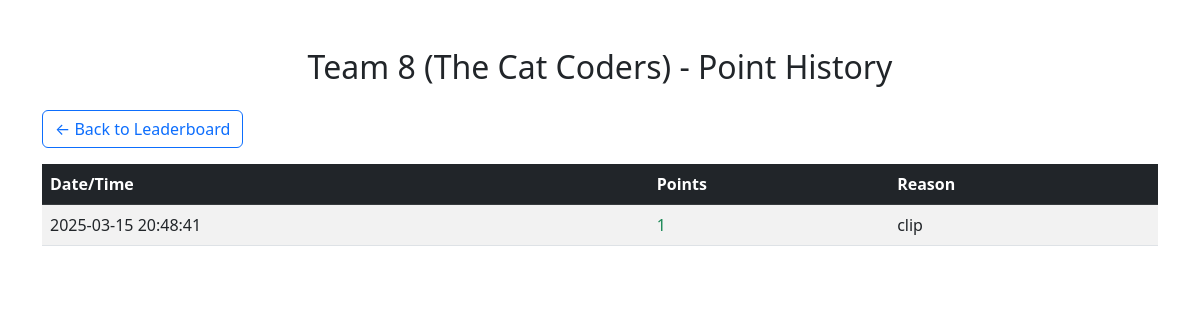
Page /team_history/8 on the committed database.
### tables this page shows
CREATE TABLE teams (
                     id INTEGER PRIMARY KEY AUTOINCREMENT,
                     name TEXT UNIQUE,
                     total_points INTEGER DEFAULT 0);

CREATE TABLE points (
                     id INTEGER PRIMARY KEY AUTOINCREMENT,
                     team_id INTEGER,
                     points INTEGER,
                     reason TEXT,
                     timestamp DATETIME DEFAULT CURRENT_TIMESTAMP,
                     FOREIGN KEY (team_id) REFERENCES teams (id));

### app.py (the view)
@app.route('/team_history/<int:team_id>')
def team_history(team_id):
    with sqlite3.connect(DATABASE_PATH) as conn:
        c = conn.cursor()
        c.execute("SELECT name FROM teams WHERE id = ?", (team_id,))
        team_name = c.fetchone()[0]
        c.execute("""
            SELECT points, reason, timestamp
            FROM points
            WHERE team_id = ?
            ORDER BY timestamp DESC
        """, (team_id,))
        history = c.fetchall()
    return render_template('team_history.html', team_name=team_name, history=history)

### app.py (called while the page is built)
@app.context_processor
def utility_processor():
    return dict(enumerate=enumerate)

### templates/team_history.html (shortened to what this page needs)
<!DOCTYPE html>
<html lang="en">
<head>
    <link rel="stylesheet" href="https://cdn.jsdelivr.net/npm/bootstrap@5.3.0/dist/css/bootstrap.min.css">
</head>
<body>
    <div class="container mt-5">
        <h2 class="text-center mb-4">{{ team_name }} - Point History</h2>
        <div class="mb-3">
            <a href="{{ url_for('leaderboard') }}" class="btn btn-outline-primary">&larr; Back to Leaderboard</a>
        </div>
        <div class="table-responsive">
            <table class="table table-striped table-hover">
                <thead class="table-dark">
                    <tr>
                        <th>Date/Time</th>
                        <th>Points</th>
                        <th>Reason</th>
                    </tr>
                </thead>
                <tbody>
                    {% for entry in history %}
                    <tr>
                        <td>{{ entry[2] }}</td>
                        <td class="{% if entry[0] > 0 %}text-success{% else %}text-danger{% endif %}">
                            {{ entry[0] }}
                        </td>
                        <td>{{ entry[1] }}</td>
                    </tr>
                    {% endfor %}
                </tbody>
            </table>
        </div>
    </div>
</body>
</html>

### rows in the picture
teams: name "Team 8 (The Cat Coders)"
points: timestamp "2025-03-15 20:48:41", points "1", reason "clip"
